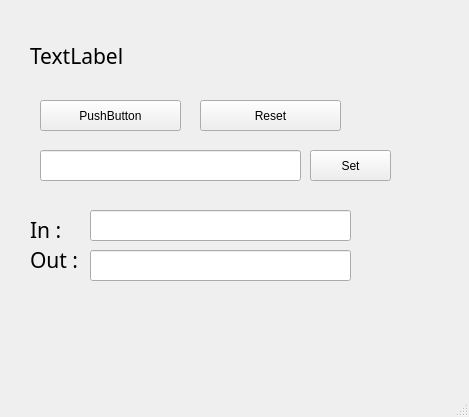
<?xml version="1.0" encoding="UTF-8"?>
<ui version="4.0">
 <class>MainWindow</class>
 <widget class="QMainWindow" name="MainWindow">
  <property name="geometry">
   <rect>
    <x>0</x>
    <y>0</y>
    <width>469</width>
    <height>417</height>
   </rect>
  </property>
  <property name="windowTitle">
   <string>MainWindow</string>
  </property>
  <widget class="QWidget" name="centralwidget">
   <widget class="QLabel" name="label">
    <property name="geometry">
     <rect>
      <x>30</x>
      <y>30</y>
      <width>291</width>
      <height>51</height>
     </rect>
    </property>
    <property name="font">
     <font>
      <family>D2Coding</family>
      <pointsize>16</pointsize>
     </font>
    </property>
    <property name="text">
     <string>TextLabel</string>
    </property>
   </widget>
   <widget class="QPushButton" name="pushButton">
    <property name="geometry">
     <rect>
      <x>40</x>
      <y>100</y>
      <width>141</width>
      <height>31</height>
     </rect>
    </property>
    <property name="text">
     <string>PushButton</string>
    </property>
   </widget>
   <widget class="QPushButton" name="pushButton_2">
    <property name="geometry">
     <rect>
      <x>200</x>
      <y>100</y>
      <width>141</width>
      <height>31</height>
     </rect>
    </property>
    <property name="text">
     <string>Reset</string>
    </property>
   </widget>
   <widget class="QLineEdit" name="lineEdit">
    <property name="geometry">
     <rect>
      <x>40</x>
      <y>150</y>
      <width>261</width>
      <height>31</height>
     </rect>
    </property>
   </widget>
   <widget class="QPushButton" name="pushButton_3">
    <property name="geometry">
     <rect>
      <x>310</x>
      <y>150</y>
      <width>81</width>
      <height>31</height>
     </rect>
    </property>
    <property name="text">
     <string>Set</string>
    </property>
   </widget>
   <widget class="QLineEdit" name="lineEdit_2">
    <property name="geometry">
     <rect>
      <x>90</x>
      <y>210</y>
      <width>261</width>
      <height>31</height>
     </rect>
    </property>
   </widget>
   <widget class="QLineEdit" name="lineEdit_3">
    <property name="geometry">
     <rect>
      <x>90</x>
      <y>250</y>
      <width>261</width>
      <height>31</height>
     </rect>
    </property>
    <property name="readOnly">
     <bool>true</bool>
    </property>
   </widget>
   <widget class="QLabel" name="label_2">
    <property name="geometry">
     <rect>
      <x>30</x>
      <y>220</y>
      <width>61</width>
      <height>20</height>
     </rect>
    </property>
    <property name="font">
     <font>
      <family>D2Coding</family>
      <pointsize>16</pointsize>
     </font>
    </property>
    <property name="text">
     <string>In : </string>
    </property>
   </widget>
   <widget class="QLabel" name="label_3">
    <property name="geometry">
     <rect>
      <x>30</x>
      <y>250</y>
      <width>61</width>
      <height>20</height>
     </rect>
    </property>
    <property name="font">
     <font>
      <family>D2Coding</family>
      <pointsize>16</pointsize>
     </font>
    </property>
    <property name="text">
     <string>Out :</string>
    </property>
   </widget>
  </widget>
  <widget class="QMenuBar" name="menubar">
   <property name="geometry">
    <rect>
     <x>0</x>
     <y>0</y>
     <width>469</width>
     <height>21</height>
    </rect>
   </property>
  </widget>
  <widget class="QStatusBar" name="statusbar"/>
 </widget>
 <resources/>
 <connections/>
</ui>
